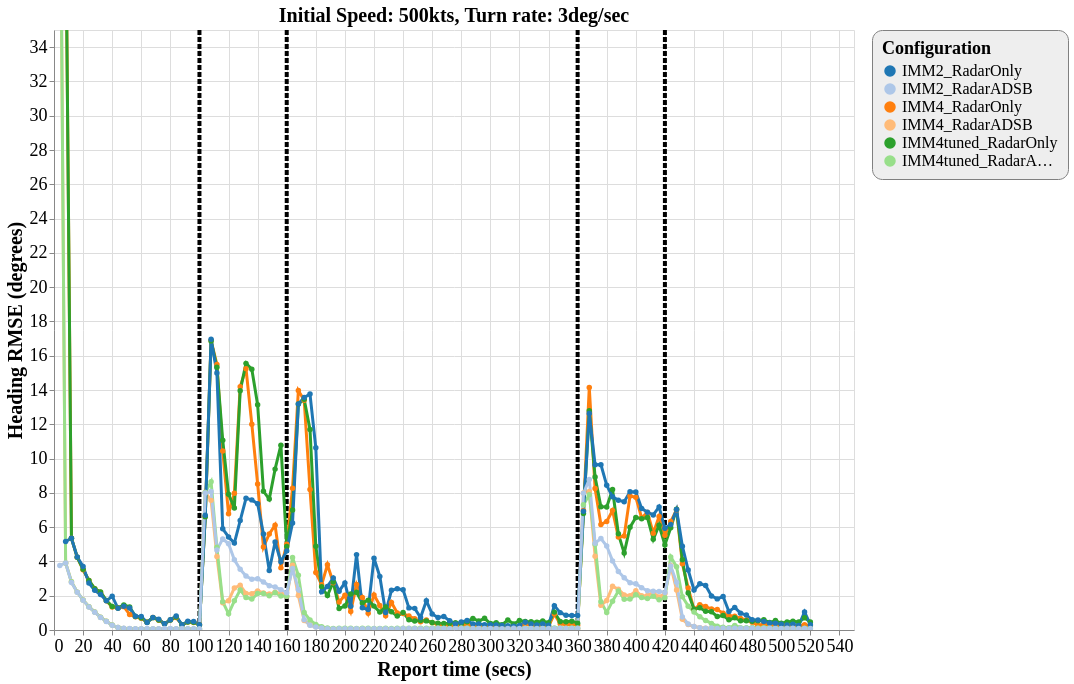

The specification (Vega-Lite) saved for this image:
### Vega-Lite specification from a JSON file in a GitHub repository (floating-point values rounded to 4 significant figures; data arrays with more than 128 entries replaced by an {"elided": "..."} marker saying what was removed)
{"config": {"view": {"continuousWidth": 800, "continuousHeight": 600}, "axisX": {"labelFontSize": 18, "titleFontSize": 20}, "axisY": {"labelFontSize": 18, "titleFontSize": 20}, "font": "Times New Roman", "legend": {"cornerRadius": 10, "fillColor": "#EEEEEE", "labelFontSize": 16, "padding": 10, "strokeColor": "gray", "titleFontSize": 18}, "title": {"fontSize": 20}}, "layer": [{"data": {"name": "data-9377e1aceba942f4cba5f2d07315856c"}, "mark": {"type": "rule", "strokeDash": [5, 2], "strokeWidth": 4}, "encoding": {"color": {"type": "nominal", "field": "color", "scale": null}, "x": {"type": "quantitative", "field": "tt"}}}, {"data": {"name": "data-d1f6c4398a21816cdd3a8d158698f8a1"}, "mark": {"type": "line", "point": true, "strokeWidth": 3}, "encoding": {"color": {"type": "ordinal", "field": "config", "scale": {"scheme": "category20"}, "sort": ["IMM2_RadarOnly", "IMM2_RadarADSB", "IMM4_RadarOnly", "IMM4_RadarADSB", "IMM4tuned_RadarOnly", "IMM4tuned_RadarADSB"], "title": "Configuration"}, "x": {"type": "quantitative", "field": "time", "title": "Report time (secs)"}, "y": {"type": "quantitative", "field": "rmse_hdg", "scale": {"domain": [0, 35], "zero": false}, "title": "Heading RMSE (degrees)"}}, "selection": {"selector155": {"type": "interval", "bind": "scales", "encodings": ["x", "y"]}}, "title": "Initial Speed: 500kts, Turn rate: 3deg/sec"}], "$schema": "https://vega.github.io/schema/vega-lite/v4.8.1.json", "datasets": {"data-9377e1aceba942f4cba5f2d07315856c": [{"tt": 100, "color": "black"}, {"tt": 160, "color": "black"}, {"tt": 360, "color": "black"}, {"tt": 420, "color": "black"}], "data-d1f6c4398a21816cdd3a8d158698f8a1": {"elided": "779 records"}}}
